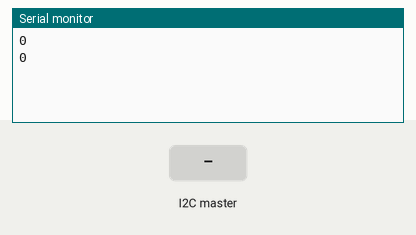
The sketch below on a simulated Arduino Uno, built with avr-gcc and run on an emulated ATmega328P. Parts: the last lines printed to the serial monitor. Inputs (shaded band) come from the test bench.

Above: at 1.2 s.
1.3 s: the I2C master sends the byte 1
At 2.6 s:
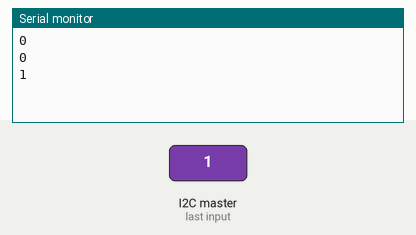
2.8 s: the I2C master sends the byte 2
At 3.8 s:
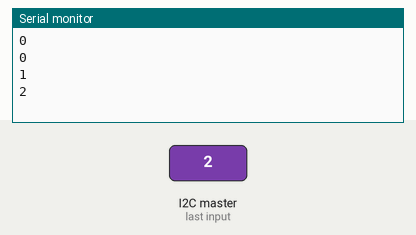
Timing chart, 0 to 5.8 s (numbered marks = the images above; inputs shaded):
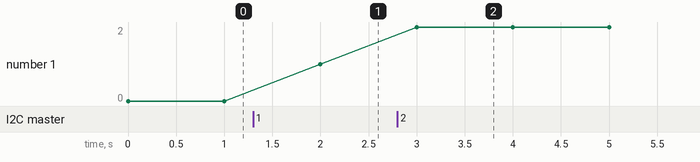

Measured:
- after the input at 1.3 s, the serial monitor: prints a new line after 0.70 s (image 1)
- after the input at 2.8 s, the serial monitor: prints a new line after 0.20 s (image 2)
- plotted number 1: 0 → 1 after the input at 1.3 s, 1 → 2 after the input at 2.8 s

The sketch:

sketch_mar26a.ino
```cpp
#include<Wire.h>
int x;
void setup() {
  Serial.begin(115200);
  Wire.begin(4);
  Wire.onReceive(receiveEvent);
}
void receiveEvent(int bytes) {
  x=0;
  x = Wire.read();    // read one character from the I2C
}
void loop() {
Serial.println(x,DEC);
delay(1000);
}
```
